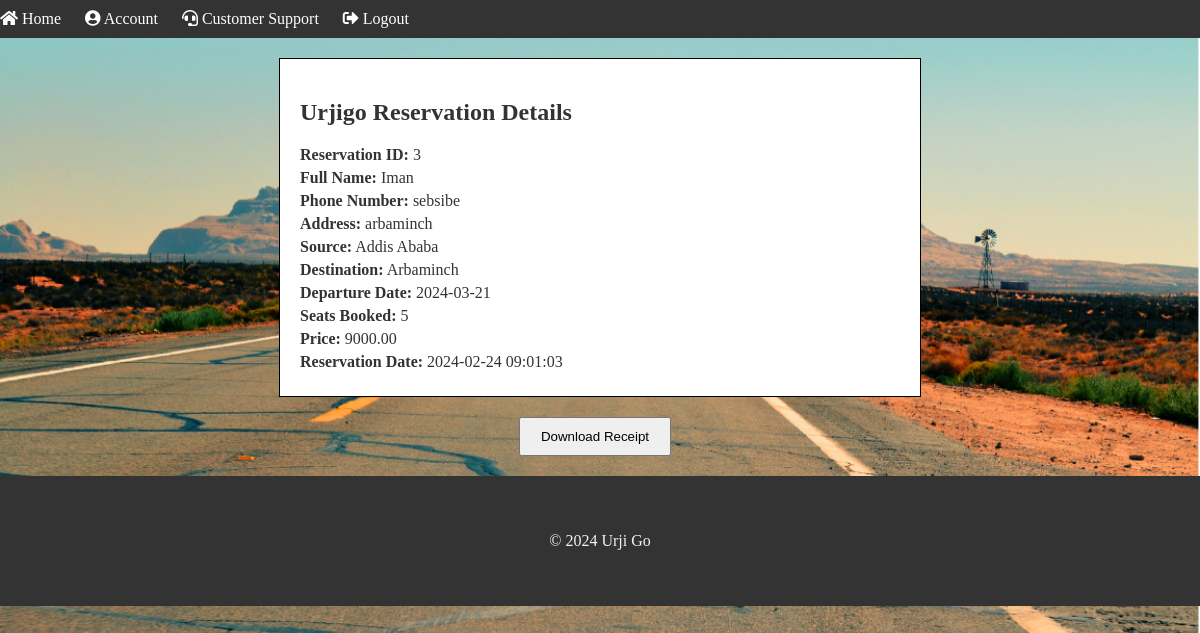
Screenshot of /admin/details.php?id=3 (signed in) with the database file from the repository.
### tables this page shows
CREATE TABLE IF NOT EXISTS `reservations` (
  `id` int NOT NULL AUTO_INCREMENT,
  `user_id` int NOT NULL,
  `buses_id` int NOT NULL,
  `fullname` varchar(255) NOT NULL,
  `phone_number` varchar(20) NOT NULL,
  `address` varchar(255) NOT NULL,
  `source` varchar(100) NOT NULL,
  `destination` varchar(100) NOT NULL,
  `departure_date` date NOT NULL,
  `seats_booked` int NOT NULL,
  `price` decimal(10,2) NOT NULL,
  `reservation_date` datetime NOT NULL,
  `ticket` int NOT NULL,
  PRIMARY KEY (`id`,`ticket`),
  UNIQUE KEY `ticket` (`ticket`),
  KEY `users_id` (`user_id`),
  KEY `buses_id` (`buses_id`)
);

### admin/details.php (the view, shortened to what this page needs)
<!DOCTYPE html>
<html lang="en">
<head>
    <link rel="stylesheet" href="../css/styles.css">
</head>
<body style="background-image: url('../assets/admin.png'); background-size:cover; background-repeat:no-repeat;">
    <?php include_once('includes/header.php'); ?>
    <div class="container">
    <?php
include_once('../db/dbconfig.php');
if(isset($_GET['id'])) {
    $reservation_id = $_GET['id'];
    $sql = "SELECT * FROM reservations WHERE id = ?";
    $stmt = $conn->prepare($sql);
    $stmt->bind_param("i", $reservation_id);
    $stmt->execute();
    $result = $stmt->get_result();
    if ($result->num_rows > 0) {
        $row = $result->fetch_assoc();
    } else {
        echo "No reservation found with ID: " . $reservation_id;
    }
} else {
    echo "Reservation ID is not provided.";
}
?>
    <div class="receipt">
        <h2>Urjigo Reservation Details</h2>
        <p><strong>Reservation ID:</strong> <?php echo $row['id']; ?></p>
        <p><strong>Full Name:</strong> <?php echo $row['fullname']; ?></p>
        <p><strong>Phone Number:</strong> <?php echo $row['phone_number']; ?></p>
        <p><strong>Address:</strong> <?php echo $row['address']; ?></p>
        <p><strong>Source:</strong> <?php echo $row['source']; ?></p>
        <p><strong>Destination:</strong> <?php echo $row['destination']; ?></p>
        <p><strong>Departure Date:</strong> <?php echo $row['departure_date']; ?></p>
        <p><strong>Seats Booked:</strong> <?php echo $row['seats_booked']; ?></p>
        <p><strong>Price:</strong> <?php echo $row['price']; ?></p>
        <p><strong>Reservation Date:</strong> <?php echo $row['reservation_date']; ?></p>
    </div><div class="btn-container">
            <button onclick="downloadImage()">Download Receipt</button>
        </div>
    </div>
    <?php include_once('includes/footer.php'); ?>
</body>
</html>

### css/styles.css (style rules this page uses)
body { margin: 0; padding: 0; }
.container { width: 80%; max-width: 80%; margin: 0 auto; padding: 20px; }
h2 { color: #333; }
div { color: #333; }

### admin/details.php (style rules this page uses)
.receipt { background-color: #fff; border: 1px solid #000; padding: 20px; max-width: 600px; margin: 0 auto; }
.receipt h2 { color: #333; }
.receipt p { margin: 5px 0; }
.btn-container { margin-top: 20px; text-align: center; }
.btn-container button { padding: 10px 20px; margin-right: 10px; }

### rows the page displays
reservations: id "3", fullname "Iman", phone_number "sebsibe", address "arbaminch", source "Addis Ababa", destination "Arbaminch", departure_date "2024-03-21", seats_booked "5", price "9000.00", reservation_date "2024-02-24 09:01:03"
